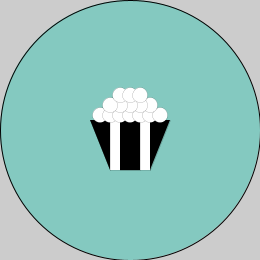
Frame 1 (no input)
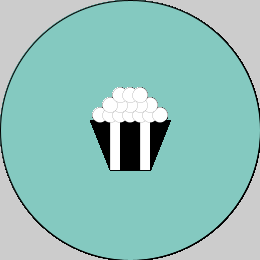
Frame 60 (the mouse pressed at the canvas centre just before this capture)
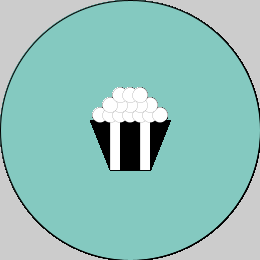
Frame 120 (the mouse held since frame 60 and released just before this capture)

The Processing sketch that drew these frames (run headless with seeded random() and noise(); from frame 60 on, the mouse is pressed at the canvas centre):

// Processing sketch: icon_pipoca
// ── icon_pipoca.pde

PGraphics pi1;



void setup(){
  size(260,260);
   pi1= createGraphics(500,550);
   
   
}

void draw(){
fill(#84C9C0);
ellipse(130,130,260,260);

  pipoca();
image(pi1,80,80);
  }


  void pipoca(){
   pi1.beginDraw();
   pi1.strokeWeight(0);
   pi1.fill(0);
   pi1.triangle(30,40,30,90,10,40);//esq
   pi1.triangle(70,40,70,90,90,40);//dir
  
   pi1.fill(#FFFFFF);
   pi1.rect(30,40,40,50);
   
   pi1.fill(0);
    pi1.rect(40,40,20,50);
    //pipocas
     pi1.fill(#FFFFFF);
    pi1.ellipse(20,35,15,15);
    pi1.ellipse(30,35,15,15);
    pi1.ellipse(40,35,15,15);
  pi1.ellipse(50,35,15,15);
  pi1.ellipse(60,35,15,15);
  pi1.ellipse(70,35,15,15);
  pi1.ellipse(80,35,15,15);

  pi1.ellipse(70,25,15,15);
  pi1.ellipse(60,25,15,15);
  pi1.ellipse(50,25,15,15);
  pi1.ellipse(40,25,15,15);
  pi1.ellipse(30,25,15,15);
  
  pi1.ellipse(40,15,15,15);
  pi1.ellipse(50,15,15,15);
   pi1.ellipse(60,15,15,15);
    pi1.endDraw();
   
}
